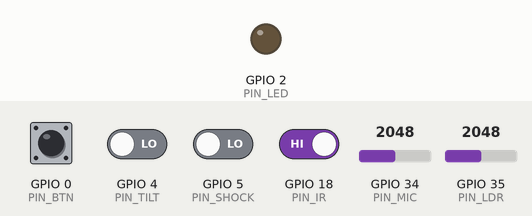
Bench run of a sketch on a simulated ESP32. Parts: output pins drawn as LEDs (lit = HIGH). Dashed ring = blinking. The inputs (shaded band) are chosen by the test bench; at power-on: GPIO 0 (PIN_BTN), GPIO 18 (PIN_IR) HIGH, GPIO 4 (PIN_TILT), GPIO 5 (PIN_SHOCK) LOW, GPIO 34 (PIN_MIC) = 2048, GPIO 35 (PIN_LDR) = 2048 (analog values on the 0–4095 scale). WiFi joins after 1.5 s; servers stay silent unless stated; random numbers use the default seed unless the sketch sets one; no MQTT or app messages arrive unless stated; what the sketch prints to the serial monitor is not drawn.

Above: at 0.2 s.
At 2.8 s:
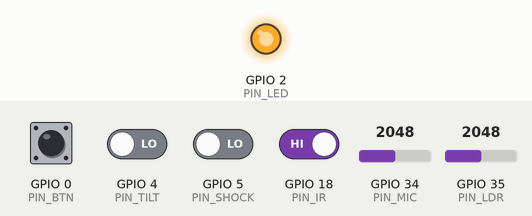
2.9 s: GPIO 0 (PIN_BTN) pulled LOW for 0.15 s
At 7.1 s:
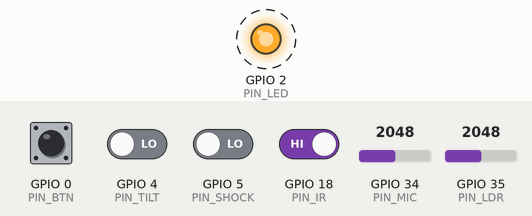
Timing chart, 0 to 13.5 s (numbered marks = the images above; inputs shaded):
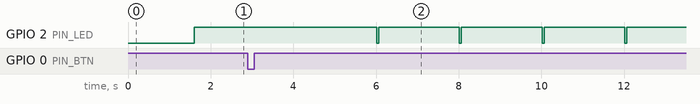

The sketch:

sarvya_rover.ino
```cpp
/*
 * SARVYA Rover Firmware v2.0
 * ESP32 — Sensor data → MQTT → HiveMQ → Supabase → AI Adaptation
 *
 * Sensors:
 *   MIC    → ADC pin 34 (noise level)
 *   LDR    → ADC pin 35 (light level)
 *   BTN    → GPIO 0     (interaction, active LOW)
 *   TILT   → GPIO 4     (movement disturbance)
 *   SHOCK  → GPIO 5     (shock/vibration)
 *   IR     → GPIO 18    (proximity/movement)
 *
 * Libraries required (install via Arduino IDE Library Manager):
 *   - PubSubClient by Nick O'Leary
 *   - ArduinoJson by Benoit Blanchon
 *   - WiFi (built-in with ESP32 board package)
 */

#include <WiFi.h>
#include <PubSubClient.h>
#include <ArduinoJson.h>

// ── Configuration ─────────────────────────────────────────────
const char* WIFI_SSID     = "vivo Y400 5G";
const char* WIFI_PASSWORD = "Arpitha@";
const char* MQTT_BROKER   = "broker.hivemq.com";
const int   MQTT_PORT     = 1883;
const char* MQTT_TOPIC    = "hackathon/teamrover/telemetry";
const char* DEVICE_ID     = "esp32-rover-001";

// Publish interval (milliseconds)
const unsigned long PUBLISH_INTERVAL = 2000;

// ── Pin Definitions ───────────────────────────────────────────
#define PIN_MIC    34
#define PIN_LDR    35
#define PIN_BTN     0
#define PIN_TILT    4
#define PIN_SHOCK   5
#define PIN_IR     18

// ── LED for status (built-in on most ESP32 boards) ────────────
#define PIN_LED     2

// ── Globals ───────────────────────────────────────────────────
WiFiClient   espClient;
PubSubClient mqtt(espClient);

int           btnCount     = 0;
bool          lastBtnState = HIGH;
unsigned long lastPublish  = 0;
unsigned long lastReconnect = 0;

// ── WiFi ──────────────────────────────────────────────────────
void connectWiFi() {
  Serial.print("[WiFi] Connecting to ");
  Serial.println(WIFI_SSID);
  WiFi.begin(WIFI_SSID, WIFI_PASSWORD);

  int attempts = 0;
  while (WiFi.status() != WL_CONNECTED && attempts < 30) {
    delay(500);
    Serial.print(".");
    attempts++;
  }

  if (WiFi.status() == WL_CONNECTED) {
    Serial.println("\n[WiFi] Connected: " + WiFi.localIP().toString());
    digitalWrite(PIN_LED, HIGH);
  } else {
    Serial.println("\n[WiFi] Failed — will retry");
  }
}

// ── MQTT ──────────────────────────────────────────────────────
bool connectMQTT() {
  if (mqtt.connected()) return true;

  String clientId = "sarvya-" + String(DEVICE_ID) + "-" + String(random(0xffff), HEX);
  Serial.print("[MQTT] Connecting as " + clientId + "...");

  if (mqtt.connect(clientId.c_str())) {
    Serial.println(" Connected!");
    return true;
  } else {
    Serial.print(" Failed, rc=");
    Serial.println(mqtt.state());
    return false;
  }
}

// ── Sensor reading helpers ────────────────────────────────────
int readNoise() {
  // Average 10 samples for stability
  long sum = 0;
  for (int i = 0; i < 10; i++) {
    sum += analogRead(PIN_MIC);
    delay(1);
  }
  int raw = sum / 10;
  return map(raw, 0, 4095, 0, 100);
}

int readLight() {
  return analogRead(PIN_LDR); // Raw 0-4095 (higher = darker for most LDR circuits)
}

float readBattery() {
  // If you have a voltage divider on ADC pin 32:
  // int raw = analogRead(32);
  // float voltage = (raw / 4095.0) * 3.3 * 2; // assuming 1:1 divider
  // return (voltage / 4.2) * 100; // Li-ion max 4.2V
  return 85.0; // Placeholder — replace with actual reading
}

// ── Setup ─────────────────────────────────────────────────────
void setup() {
  Serial.begin(115200);
  delay(100);

  // Pin modes
  pinMode(PIN_BTN,   INPUT_PULLUP);
  pinMode(PIN_TILT,  INPUT);
  pinMode(PIN_SHOCK, INPUT);
  pinMode(PIN_IR,    INPUT);
  pinMode(PIN_LED,   OUTPUT);
  digitalWrite(PIN_LED, LOW);

  // ADC resolution
  analogReadResolution(12); // 0-4095

  Serial.println("\n=== SARVYA Rover v2.0 ===");

  connectWiFi();
  mqtt.setServer(MQTT_BROKER, MQTT_PORT);
  mqtt.setKeepAlive(60);
  mqtt.setBufferSize(512);
}

// ── Loop ──────────────────────────────────────────────────────
void loop() {
  // Maintain WiFi
  if (WiFi.status() != WL_CONNECTED) {
    digitalWrite(PIN_LED, LOW);
    connectWiFi();
    return;
  }

  // Maintain MQTT (non-blocking reconnect every 5s)
  if (!mqtt.connected()) {
    unsigned long now = millis();
    if (now - lastReconnect > 5000) {
      lastReconnect = now;
      connectMQTT();
    }
  }
  mqtt.loop();

  // Track button presses
  bool btnState = digitalRead(PIN_BTN);
  if (btnState == LOW && lastBtnState == HIGH) {
    btnCount++;
    Serial.println("[BTN] Press detected, count=" + String(btnCount));
  }
  lastBtnState = btnState;

  // Publish at interval
  unsigned long now = millis();
  if (now - lastPublish >= PUBLISH_INTERVAL) {
    lastPublish = now;

    // Read all sensors
    int   noise    = readNoise();
    int   ldr      = readLight();
    int   tilt     = digitalRead(PIN_TILT);
    int   shock    = digitalRead(PIN_SHOCK);
    int   ir       = digitalRead(PIN_IR);
    float battery  = readBattery();

    // Build JSON
    StaticJsonDocument<256> doc;
    doc["device_id"] = DEVICE_ID;
    doc["ts"]        = now;
    doc["mic"]       = noise;
    doc["ldr"]       = ldr;
    doc["btn"]       = btnCount;
    doc["tilt"]      = tilt;
    doc["shock"]     = shock;
    doc["ir"]        = ir;
    doc["battery"]   = (int)battery;

    char payload[256];
    serializeJson(doc, payload);

    if (mqtt.connected()) {
      bool ok = mqtt.publish(MQTT_TOPIC, payload, false);
      if (ok) {
        Serial.println("[MQTT] Published: " + String(payload));
        // Blink LED on successful publish
        digitalWrite(PIN_LED, LOW);
        delay(50);
        digitalWrite(PIN_LED, HIGH);
      } else {
        Serial.println("[MQTT] Publish failed");
      }
    } else {
      Serial.println("[MQTT] Not connected — skipping publish");
    }

    // Reset button count after each publish
    btnCount = 0;
  }
}
```

Measured:
- by itself, GPIO 2 (PIN_LED): alternates HIGH for 2.0 s and LOW for 0.05 s
